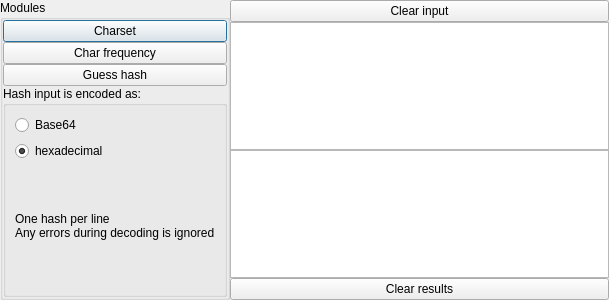
<?xml version="1.0" encoding="UTF-8"?>
<ui version="4.0">
 <comment>
  * Released as open source by Gabriel Caudrelier
  *
  * Developed by Gabriel Caudrelier, gabriel dot caudrelier at gmail dot com
  *
  * https://github.com/metrodango/pip3line
  *
  * Released under BSD 3-Clause see LICENSE for more information
</comment>
 <class>AnalyseDialog</class>
 <widget class="QDialog" name="AnalyseDialog">
  <property name="geometry">
   <rect>
    <x>0</x>
    <y>0</y>
    <width>609</width>
    <height>300</height>
   </rect>
  </property>
  <property name="windowTitle">
   <string>Analysing sample</string>
  </property>
  <layout class="QHBoxLayout" name="horizontalLayout">
   <property name="spacing">
    <number>0</number>
   </property>
   <property name="margin">
    <number>0</number>
   </property>
   <item>
    <widget class="QGroupBox" name="modulesGroupBox">
     <property name="title">
      <string>Modules</string>
     </property>
     <layout class="QVBoxLayout" name="verticalLayout">
      <property name="spacing">
       <number>0</number>
      </property>
      <property name="margin">
       <number>0</number>
      </property>
      <item>
       <widget class="QPushButton" name="charsetPushButton">
        <property name="text">
         <string>Charset</string>
        </property>
       </widget>
      </item>
      <item>
       <widget class="QPushButton" name="charFrequencyPushButton">
        <property name="text">
         <string>Char frequency</string>
        </property>
       </widget>
      </item>
      <item>
       <widget class="QPushButton" name="guessHashpushButton">
        <property name="text">
         <string>Guess hash</string>
        </property>
       </widget>
      </item>
      <item>
       <widget class="QGroupBox" name="inputDecodingGroupBox">
        <property name="title">
         <string>Hash input is encoded as:</string>
        </property>
        <layout class="QVBoxLayout" name="verticalLayout_4">
         <item>
          <widget class="QRadioButton" name="base64RadioButton">
           <property name="text">
            <string>Base64</string>
           </property>
          </widget>
         </item>
         <item>
          <widget class="QRadioButton" name="hexadecimalRadioButton">
           <property name="text">
            <string>hexadecimal</string>
           </property>
           <property name="checked">
            <bool>true</bool>
           </property>
          </widget>
         </item>
         <item>
          <widget class="QLabel" name="label">
           <property name="text">
            <string>One hash per line
Any errors during decoding is ignored</string>
           </property>
           <property name="wordWrap">
            <bool>true</bool>
           </property>
          </widget>
         </item>
        </layout>
       </widget>
      </item>
     </layout>
    </widget>
   </item>
   <item>
    <widget class="QWidget" name="widget" native="true">
     <layout class="QVBoxLayout" name="verticalLayout_7">
      <property name="spacing">
       <number>0</number>
      </property>
      <property name="margin">
       <number>0</number>
      </property>
      <item>
       <widget class="QPushButton" name="clearInputPushButton">
        <property name="text">
         <string>Clear input</string>
        </property>
       </widget>
      </item>
      <item>
       <widget class="QPlainTextEdit" name="inputPlainTextEdit"/>
      </item>
      <item>
       <widget class="QPlainTextEdit" name="resultsPlainTextEdit">
        <property name="readOnly">
         <bool>true</bool>
        </property>
        <property name="plainText">
         <string notr="true"/>
        </property>
       </widget>
      </item>
      <item>
       <widget class="QPushButton" name="cleanPushButton">
        <property name="text">
         <string>Clear results</string>
        </property>
       </widget>
      </item>
     </layout>
    </widget>
   </item>
  </layout>
  <action name="actionImportFile">
   <property name="text">
    <string>importFile</string>
   </property>
  </action>
 </widget>
 <resources/>
 <connections/>
 <slots>
  <slot>launchAnalysis()</slot>
  <slot>onInputRightClick(QPoint)</slot>
 </slots>
</ui>
